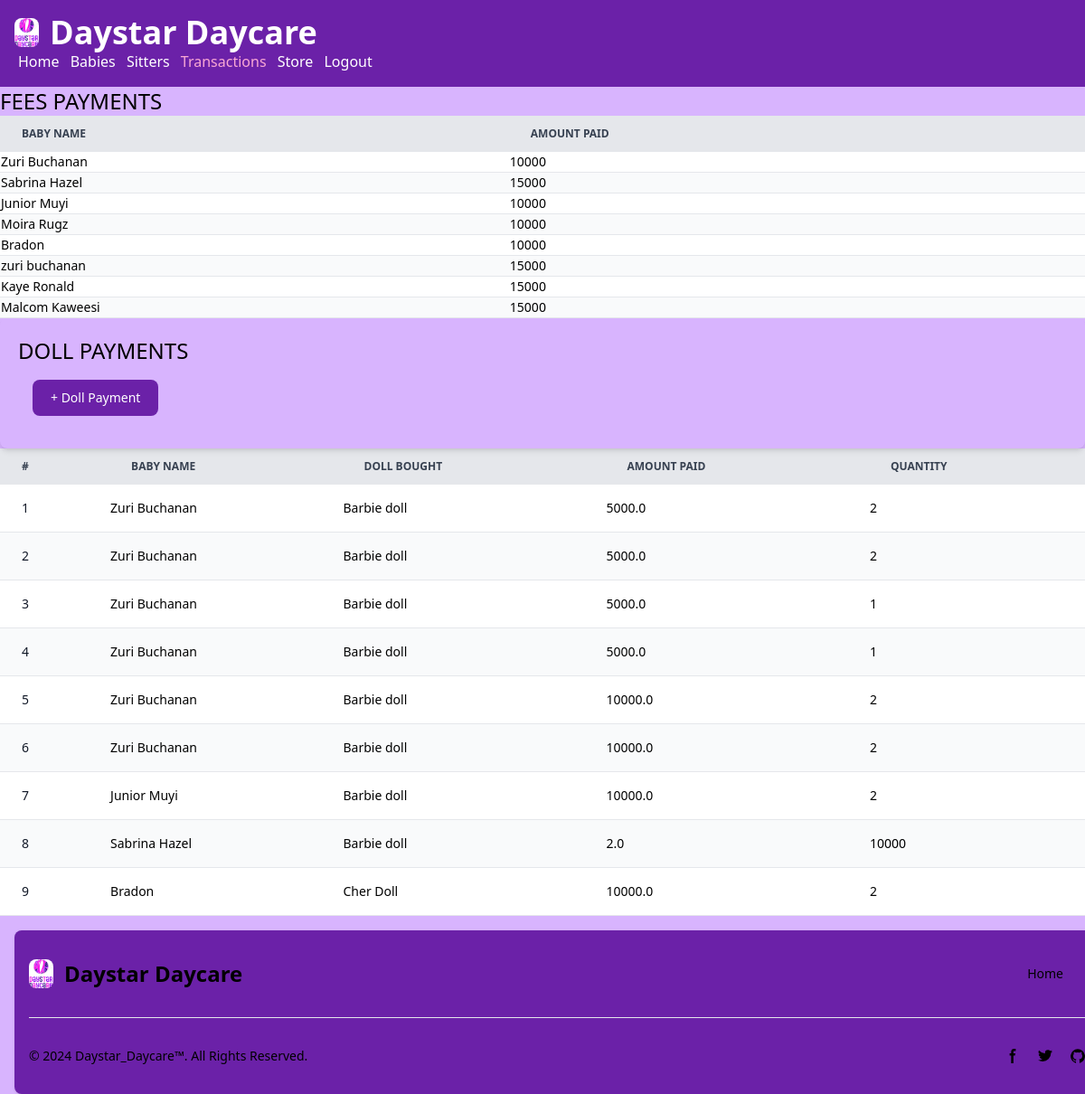
The app's page /baby/transactions with its own data.
### baby_app/models.py (models this page shows, shortened)
class Baby(models.Model):
    name = models.CharField(max_length=100)
    gender = models.CharField(max_length=25)
    age = models.IntegerField()
    location = models.CharField(max_length=200)
    name_dropper = models.CharField(max_length=100)
    time_arrival = models.TimeField()
    name_parents = models.CharField(max_length=100)
    amount_paid = models.IntegerField()
    period_stay = models.CharField(max_length=50)
    def __str__(self):
        return self.name

class DollPay(models.Model):
    baby_name = models.ForeignKey(Baby, on_delete=models.CASCADE)
    doll_bought = models.ForeignKey(Item, on_delete=models.CASCADE)
    amount_paid = models.FloatField()
    quantity = models.IntegerField()

class Item(models.Model):
    item_name = models.CharField(max_length=50)
    item_quantity = models.IntegerField()
    def __str__(self):
        return self.item_name

### baby_app/views.py (the view)
# urls.py: path('transactions', views.transaction_view, name='transactions'),
def transaction_view(request):
    translist = Baby.objects.values('name', 'amount_paid')
    doll_list = DollPay.objects.all()
    return render(request, 'baby_app/transactions.html', {'translist': translist, 'doll_list':doll_list})

### baby_app/templates/baby_app/transactions.html (shortened to what this page needs)
{% load static %}
<!DOCTYPE html>
<html lang="en">
<head>
    <script src="https://cdn.tailwindcss.com"></script>
</head>
<body class="bg-purple-300 flex flex-col h-screen">
    <div class="flex-grow">
        <nav class="bg-purple-800 gap-2 p-4 items-end text-white">
            <div>
                <a href="/home" class="flex items-center mb-4 sm:mb-0 space-x-3 rtl:space-x-reverse">
                    <img src="{% static "home_app/images/daystar_logo_2.jpg" %}" class="h-8 rounded-lg" alt="Daystar_Daycare_Logo">
                    <span class="self-center text-4xl font-semibold whitespace-nowrap dark:text-white">Daystar Daycare</span>
                </a>
                <div class="justify-end">
                    <a href="/home" class="px-1">Home</a>
                    <a href="/baby/" class="px-1">Babies</a>
                    <a href="/sitter" class="px-1">Sitters</a>
                    <a href="/baby/transactions" class="text-pink-300 px-1">Transactions</a>
                    <a href="/baby/store" class="px-1">Store</a>
                    <a href="/logout" class="px-1">Logout</a>
                </div>
            </div>
        </nav>
        <div>
            <h1 class="text-2xl">FEES PAYMENTS</h1>
            <table class="w-full text-sm text-left rtl:text-right text-black-500 dark:text-gray-400">
                <thead class="text-xs text-gray-700 uppercase bg-gray-200 dark:bg-gray-700 dark:text-gray-400">
                    <tr>
                        <th scope="col" class="px-6 py-3">
                            Baby Name
                        </th>
                        <th scope="col" class="px-6 py-3">
                            Amount Paid
                        </th>
                    </tr>
                </thead>
                <tbody>
                    {% for transaction in translist %}
                    <tr class="odd:bg-white odd:dark:bg-gray-900 even:bg-gray-50 even:dark:bg-gray-800 border-b dark:border-gray-700">
                        <td px-6 py-4>{{ transaction.name }}</td>
                        <td px-6 py-4>{{ transaction.amount_paid }}</td>
                    </tr>
                    {% endfor %}
                </tbody>
            </table>
        </div>
        <div>
            <div class="relative overflow-x-auto shadow-md sm:rounded-lg p-5">
                <h1 class="text-2xl">DOLL PAYMENTS</h1>
                <div class="flex flex-wrap">
                    <div class="p-4 w-1/2">
                        <a href="dollpay">
                            <button type="submit" class="text-white bg-purple-800 hover:bg-pink-300 focus:ring-4 focus:outline-none focus:ring-blue-300 font-medium rounded-lg text-sm w-full sm:w-auto px-5 py-2.5 text-center dark:bg-blue-600 dark:hover:bg-blue-700 dark:focus:ring-blue-800">+ Doll Payment</button>
                        </a>
                    </div>
                </div>
            </div>
            <table class="w-full text-sm text-left rtl:text-right text-black-500 dark:text-gray-400">
                <thead class="text-xs text-gray-700 uppercase bg-gray-200 dark:bg-gray-700 dark:text-gray-400">
                    <tr>
                        <th scope="col" class="px-6 py-3">
                            #
                        </th>
                        <th scope="col" class="px-6 py-3">
                            Baby Name
                        </th>
                        <th scope="col" class="px-6 py-3">
                            Doll Bought
                        </th>
                        <th scope="col" class="px-6 py-3">
                            Amount Paid
                        </th>
                        <th scope="col" class="px-6 py-3">
                            Quantity
                        </th>
                    </tr>
                </thead>
                <tbody>
                    {% for doll in doll_list %}
                    <tr class="odd:bg-white odd:dark:bg-gray-900 even:bg-gray-50 even:dark:bg-gray-800 border-b dark:border-gray-700">
                        <th scope="row" class="px-6 py-4 font-medium text-gray-900 whitespace-nowrap dark:text-white">{{ doll.id }}</th>
                        <td px-6 py-4>{{ doll.baby_name }}</td>
                        <td px-6 py-4>{{ doll.doll_bought }}</td>
                        <td px-6 py-4>{{ doll.amount_paid }}</td>
                        <td px-6 py-4>{{ doll.quantity }}</td>
                    </tr>
                    {% endfor %}
                </tbody>
            </table>
        </div>
    </div>
    <footer class="bg-purple-800 rounded-lg shadow dark:bg-gray-900 m-4 fixed-bottom-0 left-0 right-0 w-screen">
        <div class="w-full max-w-screen-xl mx-auto p-4 md:py-8">
            <div class="sm:flex sm:items-center sm:justify-between">
                <a href="/home" class="flex items-center mb-4 sm:mb-0 space-x-3 rtl:space-x-reverse">
                    <img src="{% static "home_app/images/daystar_logo_2.jpg" %}" class="h-8 rounded-lg" alt="Daystar_Daycare_Logo" />
                    <span class="self-center text-2xl font-semibold whitespace-nowrap dark:text-white">Daystar Daycare</span>
                </a>
                <ul class="flex flex-wrap items-center mb-6 text-sm font-medium text-black sm:mb-0 dark:text-gray-400">
                    <li>
                        <a href="/home" class="hover:underline me-4 md:me-6">Home</a>
                    </li>
                </ul>
            </div>
            <hr class="my-6 border-gray-200 sm:mx-auto dark:border-gray-700 lg:my-8" />
            <div class="sm:flex sm:items-center sm:justify-between">
                <span class="text-sm text-black sm:text-center dark:text-gray-400">© 2024 <a href="/home" class="hover:underline">Daystar_Daycare™</a>. All Rights Reserved.
                </span>
                <div class="flex mt-4 sm:justify-center sm:mt-0">
                    <a href="https://www.instagram.com/benjamin_barry65" class="text-black hover:text-gray-900 dark:hover:text-white">
                        <svg class="w-4 h-4" aria-hidden="true" xmlns="http://www.w3.org/2000/svg" fill="currentColor" viewBox="0 0 8 19">
                            <path fill-rule="evenodd" d="M6.135 3H8V0H6.135a4.147 4.147 0 0 0-4.142 4.142V6H0v3h2v9.938h3V9h2.021l.592-3H5V3.591A.6.6 0 0 1 5.592 3h.543Z" clip-rule="evenodd"/>
                        </svg>
                    </a>
                    <a href="https://twitter.com/benjaminbarry__" class="text-black hover:text-gray-900 dark:hover:text-white ms-5">
                    </a>
                    <a href="https://github.com/Benjaminbarry65" class="text-black hover:text-gray-900 dark:hover:text-white ms-5">
                    </a>
                </div>
            </div>
        </div>
    </footer>
</body>
</html>

### records on screen
DollPay: id "1", baby_name "Zuri Buchanan", doll_bought "Barbie doll", amount_paid "5000.0", quantity "2"
DollPay: id "2", baby_name "Zuri Buchanan", doll_bought "Barbie doll", amount_paid "5000.0", quantity "2"
DollPay: id "3", baby_name "Zuri Buchanan", doll_bought "Barbie doll", amount_paid "5000.0", quantity "1"
DollPay: id "4", baby_name "Zuri Buchanan", doll_bought "Barbie doll", amount_paid "5000.0", quantity "1"
DollPay: id "5", baby_name "Zuri Buchanan", doll_bought "Barbie doll", amount_paid "10000.0", quantity "2"
DollPay: id "6", baby_name "Zuri Buchanan", doll_bought "Barbie doll", amount_paid "10000.0", quantity "2"
DollPay: id "7", baby_name "Junior Muyi", doll_bought "Barbie doll", amount_paid "10000.0", quantity "2"
DollPay: id "8", baby_name "Sabrina Hazel", doll_bought "Barbie doll", amount_paid "2.0", quantity "10000"
DollPay: id "9", baby_name "Bradon", doll_bought "Cher Doll", amount_paid "10000.0", quantity "2"

### other values on screen
{{ transaction.name }} "Moira Rugz" "zuri buchanan" "Kaye Ronald" "Malcom Kaweesi"
{{ transaction.amount_paid }} "10000" "15000" "15000" "15000"
